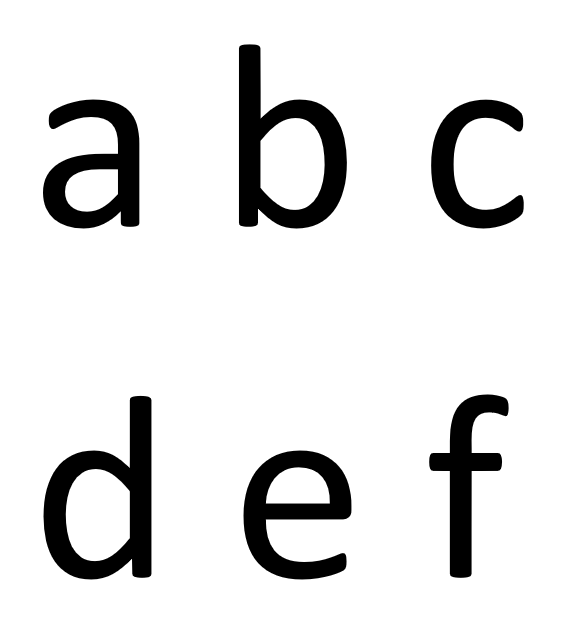
#> input picture base_1.png, 563 x 620 px
$ python main_with_enclosed.py
#> lines starting #> are read from the running program, lines starting #| are printed output that depends on the picture; after the words box and inside, x2 and y2 are one past the last pixel; in counts of white or black regions, pixels touching at a corner belong together
import cv2
import numpy as np
from skimage.morphology import skeletonize


def create_dashed_line(img, points, dash_length=20, space_length=10, color=(0, 0, 0), thickness=1):
    # Draw dashed lines by accumulating distance until a dash can be drawn
    accumulated_dist = 0
    start_idx = 0

    for i in range(1, len(points)):
        distance = np.linalg.norm(points[i] - points[i - 1])
        accumulated_dist += distance

        if accumulated_dist >= (dash_length + space_length):
            end_idx = i
            # Interpolate points to draw dashes
            while accumulated_dist >= (dash_length + space_length):
                ratio = dash_length / accumulated_dist
                sub_end_point = points[start_idx] * (1 - ratio) + points[end_idx] * ratio
                cv2.line(img, tuple(points[start_idx].astype(int)), tuple(sub_end_point.astype(int)), color, thickness)
                start_idx = end_idx
                accumulated_dist -= (dash_length + space_length)
                end_idx += 1


def process_image(input_path, output_path):
    # Load image
#> called with input_path = 'base_1.png', output_path = 'output.jpg'
    img = cv2.imread(input_path, cv2.IMREAD_GRAYSCALE)
#> img is the input picture: shape (620, 563); min 0, max 255, mean 225.4
    _, binary = cv2.threshold(img, 240, 255, cv2.THRESH_BINARY_INV)
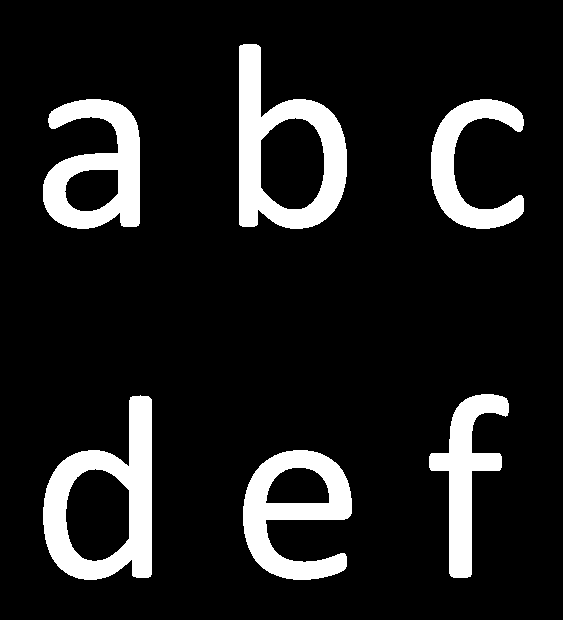
#> binary: shape (620, 563); 12.2% white; 6 white regions, box (x1, y1, x2, y2) and area: (43, 395, 152, 580) 8975, (239, 44, 347, 229) 8837, (243, 450, 352, 580) 7063, (43, 99, 140, 229) 6939, (429, 394, 509, 578) 5549, (431, 99, 524, 229) 5056

    # Skeletonization
    binary = binary.astype(np.uint8)
    skeleton = skeletonize(binary // 255).astype(np.uint8) * 255
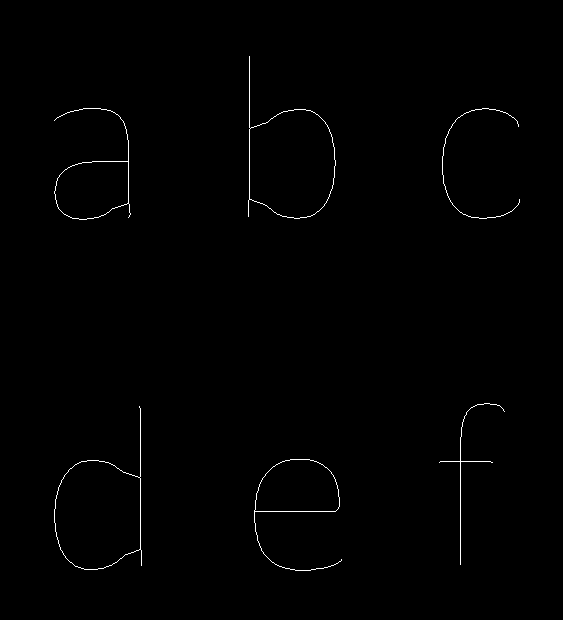
#> skeleton: shape (620, 563); 0.55% white in thin lines or dots, all inside (x1, y1, x2, y2) = (54, 56, 520, 571)

    # Find contours on the skeleton
    contours, _ = cv2.findContours(skeleton, cv2.RETR_EXTERNAL, cv2.CHAIN_APPROX_NONE)
#> contours = 6 contours, 2 with area under 20; largest, box (x1, y1, x2, y2) and area: (54, 406, 142, 570) 7826, (248, 56, 336, 219) 7792, (254, 459, 342, 571) 3675, (54, 108, 131, 220) 3576

    # Prepare the output image
    output = np.ones_like(img) * 255  # White background

    # Draw dashed lines
    for contour in contours:
        points = contour.squeeze()
        if points.ndim == 1:  # Handle special case of single point contour
            points = np.expand_dims(points, axis=0)
        if len(points) > 1:
            create_dashed_line(output, points, dash_length=5, space_length=10)
#> this loop made 6 passes
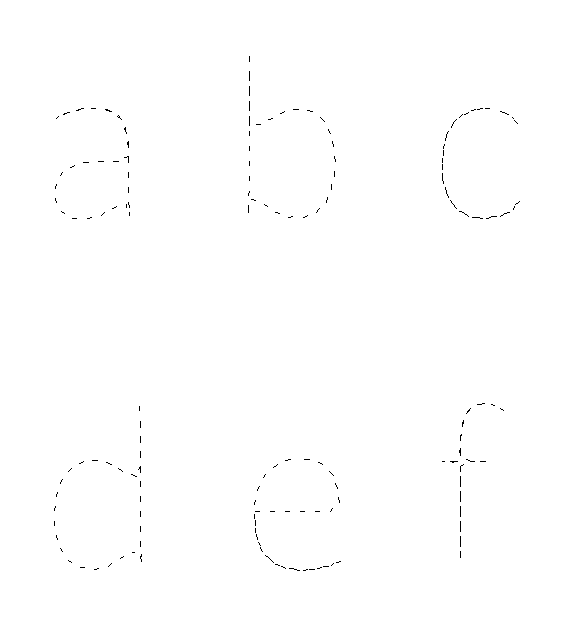
#> output: shape (620, 563); 99.7% white; black in thin lines or dots, all inside (x1, y1, x2, y2) = (54, 56, 520, 571)

    # Save output image
    cv2.imwrite(output_path, output)


# Example usage
process_image('base_1.png', 'output.jpg')

$ run again, with base_2.png copied over base_1.png
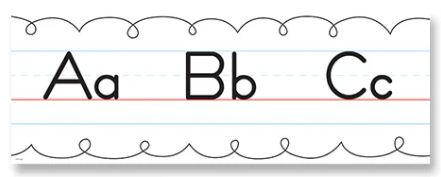
#> input picture base_2.png, 441 x 177 px
#> in process_image, `_, binary = cv2.threshold(img, 240, 255, cv2.THRESH_BINARY_INV)`:
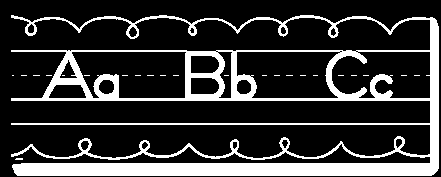
#> binary: shape (177, 441); 20.9% white; 24 white regions (23 under 20 px), largest, box (x1, y1, x2, y2) and area: (11, 15, 439, 176) 16188
#> skeleton: shape (177, 441); 4.6% white in thin lines or dots, all inside (x1, y1, x2, y2) = (11, 16, 435, 170)
#> contours = 6 contours, 5 with area under 20; largest, box (x1, y1, x2, y2) and area: (11, 16, 435, 170) 18810
#> the loop in process_image, `for contour in contours:` made 6 passes
#> points on pass 5: [[12, 75], [13, 75]]
#> after the loop in process_image, `for contour in contours:`:
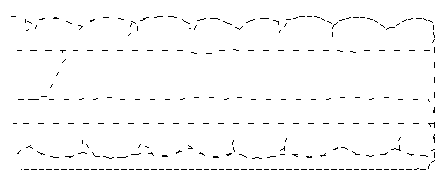
#> output: shape (177, 441); 98% white; black in thin lines or dots, all inside (x1, y1, x2, y2) = (11, 16, 435, 170)

$ run again, with base_3.png copied over base_1.png
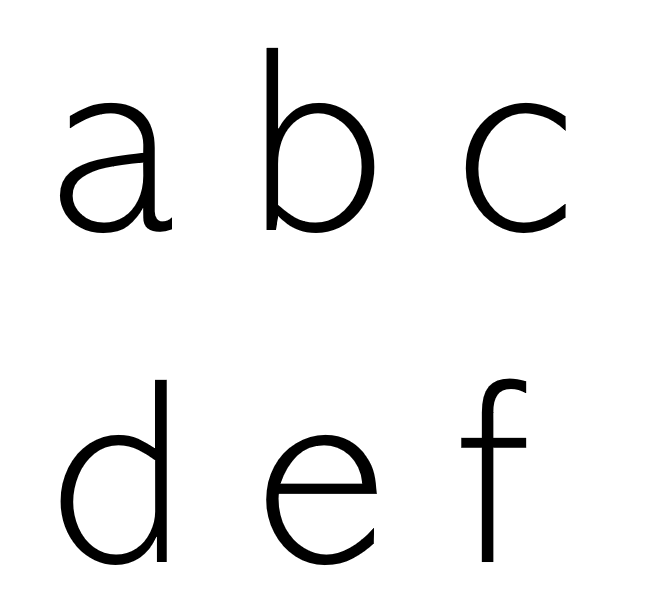
#> input picture base_3.png, 660 x 613 px
#> in process_image, img is the input picture: shape (613, 660); min 0, max 255, mean 239.3
#> in process_image, `_, binary = cv2.threshold(img, 240, 255, cv2.THRESH_BINARY_INV)`:
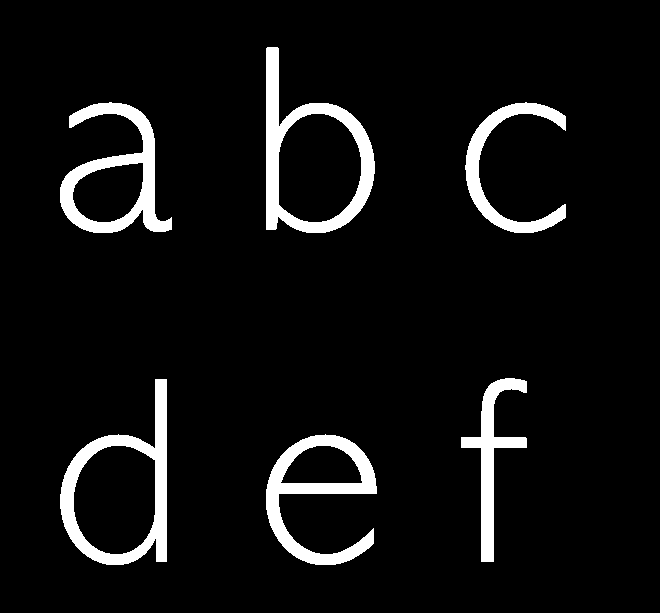
#> binary: shape (613, 660); 6.7% white; 6 white regions, box (x1, y1, x2, y2) and area: (266, 47, 375, 233) 5559, (60, 379, 167, 565) 5314, (266, 434, 377, 565) 4791, (60, 102, 172, 233) 4759, (465, 102, 566, 233) 3271, (461, 378, 527, 562) 3240
#> skeleton: shape (613, 660); 0.52% white in thin lines or dots, all inside (x1, y1, x2, y2) = (66, 54, 566, 560)
#> contours = 6 contours, 2 with area under 20; largest, box (x1, y1, x2, y2) and area: (270, 54, 368, 228) 9318, (66, 384, 162, 560) 9203, (66, 108, 172, 228) 4453, (272, 440, 374, 560) 3550
#> the loop in process_image, `for contour in contours:` made 6 passes
#> after the loop in process_image, `for contour in contours:`:
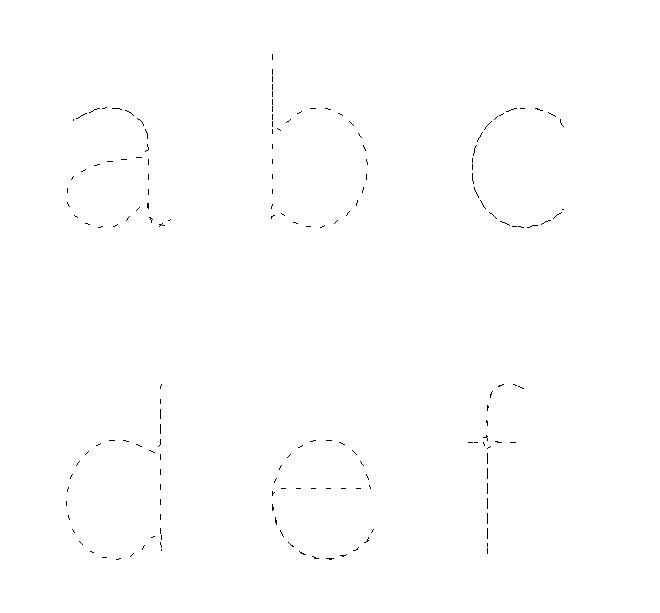
#> output: shape (613, 660); 99.7% white; black in thin lines or dots, all inside (x1, y1, x2, y2) = (66, 54, 564, 560)
